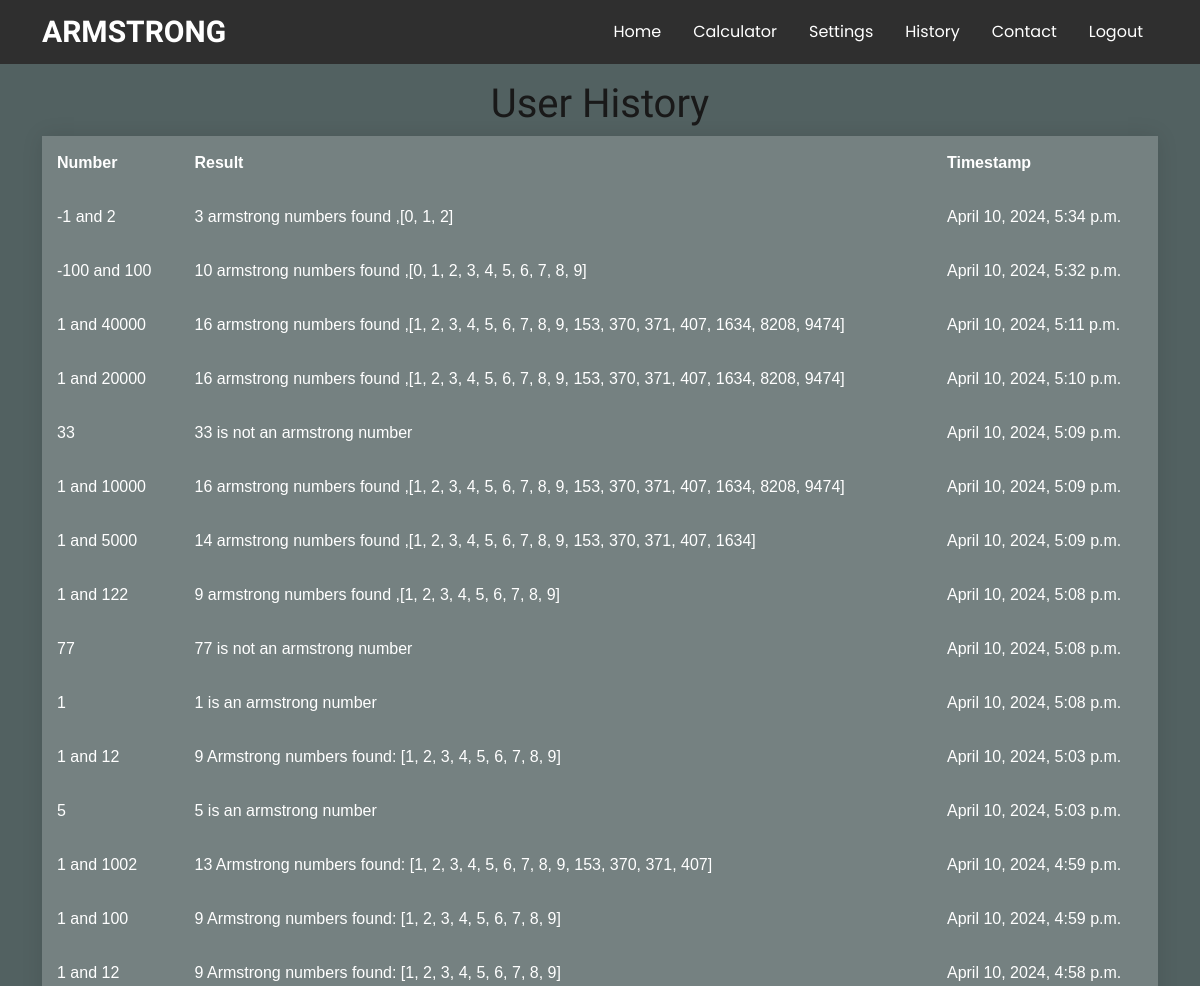
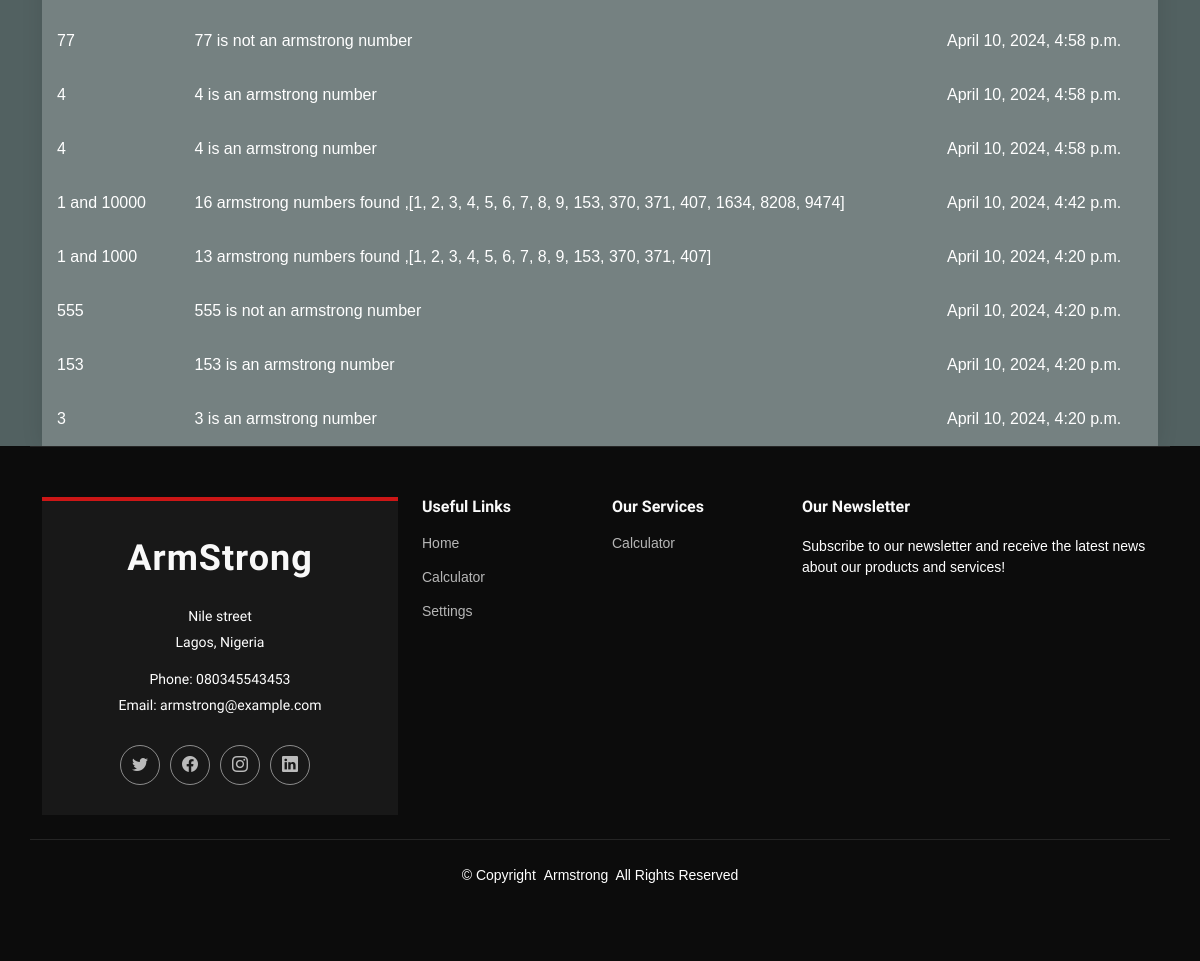
Page /history/ (signed in) on the committed database (2 pictures, top to bottom).
### armstrong/models.py (models this page shows, shortened)
class History(models.Model):
    user = models.ForeignKey(User, on_delete=models.CASCADE)
    number = models.IntegerField(null=True)
    from_number = models.IntegerField(null=True)
    to_number = models.IntegerField(null=True)
    result = models.CharField(max_length=200,null=True)
    timestamp = models.DateTimeField(default=datetime.now, blank = True)

### armstrong/decorators.py (the view)
    def wrapper_func(request, *args, **kwargs):
        if not request.user.is_authenticated:
            return redirect('/')
        else:
            return view_func(request, *args, **kwargs)

### armstrong/views.py (called while the page is built)
@authenticated_user
def user_history(request):
    user_history = History.objects.filter(user=request.user).order_by('-timestamp')
    return render(request, 'history.html', {'user_history': user_history})

### template/history.html (shortened to what this page needs)
{% extends 'index.html' %}
{% block content %}
<body>
    <h1> _</h1>
    <h1>User History</h1>
    <div class="container">
        {% if user_history %}
            <table>
                <thead>
                    <tr>
                        <th>Number</th>
                        <th>Result</th>
                        <th>Timestamp</th>
                    </tr>
                </thead>
                <tbody>
                    {% for entry in user_history %}
                    <tr>
                        <td>
                            {% if entry.number %}
                                {{ entry.number }}
                            {% else %}
                                {{ entry.from_number }} and {{ entry.to_number }}
                            {% endif %}
                        </td>
                        <td>{{ entry.result }}</td>
                        <td>{{ entry.timestamp }}</td>
                    </tr>
                    {% endfor %}
                </tbody>
            </table>
        {% else %}
            <h2>No history found.</h2>
        {% endif %}
    </div>
</body>
{% endblock %}

### template/index.html (shortened to what this page needs)
{% load static %}
<!DOCTYPE html>
<html lang="en">
<head>
  <link href="{% static 'assets/vendor/bootstrap/css/bootstrap.min.css' %}" rel="stylesheet">
  <link href="{% static 'assets/vendor/bootstrap-icons/bootstrap-icons.css' %}" rel="stylesheet">
  <link href="{% static 'assets/vendor/aos/aos.css' %}" rel="stylesheet">
  <link href="{% static 'assets/vendor/swiper/swiper-bundle.min.css' %}" rel="stylesheet">
  <link href="{% static 'assets/vendor/glightbox/css/glightbox.min.css' %}" rel="stylesheet">
  <link href="{% static 'assets/css/main.css' %}" rel="stylesheet">
</head>
<body>
  {%include 'navbar.html' %}
  {% block content %}{% endblock %}
  <footer id="footer" class="footer position-relative">
    <div class="container footer-top">
      <div class="row gy-4">
        <div class="col-lg-4 col-md-6">
          <div class="footer-about">
            <a href="/" class="logo">ArmStrong</a>
            <div class="footer-contact pt-3">
              <p>Nile street</p>
              <p>Lagos, Nigeria</p>
              <p class="mt-3"><strong>Phone:</strong> <span>080345543453</span></p>
              <p><strong>Email:</strong> <span>armstrong@example.com</span></p>
            </div>
            <div class="social-links d-flex mt-4">
              <a href="https://twitter.com/"><i class="bi bi-twitter"></i></a>
              <a href="https://facebook.com/"><i class="bi bi-facebook"></i></a>
              <a href="https://instagram.com/"><i class="bi bi-instagram"></i></a>
              <a href="https://linkedin.com/"><i class="bi bi-linkedin"></i></a>
            </div>
          </div>
        </div>
        <div class="col-lg-2 col-md-3 footer-links">
          <h4>Useful Links</h4>
          <ul>
            <li><a href="/">Home</a></li>
            <li><a href="/#about">Calculator</a></li>
            <li><a href="settings">Settings</a></li>
          </ul>
        </div>
        <div class="col-lg-2 col-md-3 footer-links">
          <h4>Our Services</h4>
          <ul>
            <li><a href="/#about">Calculator</a></li>
          </ul>
        </div>
        <div class="col-lg-4 col-md-12 footer-newsletter">
          <h4>Our Newsletter</h4>
          <p>Subscribe to our newsletter and receive the latest news about our products and services!</p>
        </div>
      </div>
    </div>
    <div class="container copyright text-center mt-4">
      <p>© <span>Copyright</span> <strong class="px-1">Armstrong</strong> <span>All Rights Reserved</span></p>
    </div>
  </footer>
</body>
</html>

### template/navbar.html (shortened to what this page needs)
<header id="header" class="header fixed-top">
    <div class="branding">
      <di class="container position-relative d-flex align-items-center justify-content-between">
        <a href="/" class="logo d-flex align-items-center">
          <h1 class="">Armstrong</h1>
        </a>
        <nav id="navmenu" class="navmenu">
          <ul>
            <li><a href="/#hero" class="">Home</a></li>
            <li><a href="/#about">Calculator</a></li>
            {% if user.is_authenticated %}
            <li><a href="/settings">Settings</a></li>
            {% endif %}
            {% if user.is_authenticated %}
            <li><a href="/history">History</a></li>
            {% endif %}
            <li><a href="/#contact">Contact</a></li>
            {% if user.is_authenticated %}
            <li><a href="/logout">Logout</a></li>
            {% else %}
            <li><a href="/login">Login</a></li>
            {% endif %}
          </ul>
        </nav>
      </di>
    </div>
  </header>

### static/assets/css/main.css (style rules this page uses)
:root { --default-font: "Open Sans", system-ui, -apple-system, "Segoe UI", Roboto, "Helvetica Neue", Arial, "Noto Sans", "Liberation Sans", sans-serif, "Apple Color Emoji", "Segoe UI Emoji", "Segoe UI Symbol", "Noto Color Emoji"; --heading-font: "Raleway", sans-serif; --nav-font: "Poppins", sans-serif; }
:root { --background-color: #ffffff; --background-color-rgb: 255, 255, 255; --default-color: #444444; --default-color-rgb: 68, 68, 68; --heading-color: #191919; --heading-color-rgb: 25, 25, 25; --accent-color: #cc1616; --accent-color-rgb: 204, 22, 22; --contrast-color: #ffffff; --contrast-color-rgb: 255, 255, 255; }
:root { --nav-color: #ffffff; --nav-hover-color: #cc1616; --nav-dropdown-color: #212529; --nav-dropdown-hover-color: #cc1616; --nav-dropdown-background-color: #ffffff; }
:root { scroll-behavior: smooth; }
body { color: var(--default-color); background-color: var(--background-color); font-family: var(--default-font); }
a { color: var(--accent-color); text-decoration: none; transition: 0.3s; }
h1, h2, h3, h4, h5, h6 { color: var(--heading-color); font-family: var(--heading-font); }
.header { --background-color: #242424; --default-color: #ffffff; --default-color-rgb: 255, 255, 255; --heading-color: #ffffff; --heading-color: #ffffff; --heading-color-rgb: 255, 255, 255; --contrast-color: #ffffff; color: var(--default-color); transition: all 0.5s; z-index: 997; background-color: var(--background-color); }
.header .branding { background-color: rgba(var(--default-color-rgb), 0.05); }
.header .logo { line-height: 1; }
.header .logo h1 { font-size: 30px; margin: 0; font-weight: 700; text-transform: uppercase; color: var(--heading-color); }
@media (min-width: 1200px) { .navmenu { padding: 0; } }
@media (min-width: 1200px) { .navmenu ul { margin: 0; padding: 0; display: flex; list-style: none; align-items: center; } }
@media (min-width: 1200px) { .navmenu li { position: relative; } }
@media (min-width: 1200px) { .navmenu a, .navmenu a:focus { color: var(--nav-color); padding: 20px 15px; margin-left: 2px; font-size: 16px; font-family: var(--nav-font); font-weight: 400; display: flex; align-items: center; justify-content: space-between; white-space: nowrap; transition: 0.3s; } }
.footer { --background-color: #0c0c0c; --default-color: #ffffff; --default-color-rgb: 255, 255, 255; --heading-color: #f9f9f9; --heading-color: #f9f9f9; --heading-color-rgb: 249, 249, 249; color: var(--default-color); background-color: var(--background-color); font-size: 14px; padding-bottom: 50px; position: relative; }
.footer .footer-top { padding-top: 50px; border-top: 1px solid rgba(var(--default-color-rgb), 0.1); }
.footer .footer-about { display: flex; flex-direction: column; justify-content: center; align-items: center; background-color: rgba(var(--default-color-rgb), 0.05); border-top: 4px solid var(--accent-color); padding: 30px 20px; }
.footer .footer-about .logo { margin-bottom: 5px; letter-spacing: 1px; font-family: var(--heading-font); color: var(--heading-color); font-size: 36px; padding: 0; font-weight: 700; }
.footer .footer-about p { font-size: 14px; text-align: center; font-family: var(--heading-font); }
.footer .social-links a { display: flex; align-items: center; justify-content: center; width: 40px; height: 40px; border-radius: 50%; border: 1px solid rgba(var(--default-color-rgb), 0.5); font-size: 16px; color: rgba(var(--default-color-rgb), 0.7); margin-right: 10px; transition: 0.3s; }
.footer h4 { font-size: 16px; font-weight: bold; position: relative; padding-bottom: 12px; }
.footer .footer-links { margin-bottom: 30px; }
.footer .footer-links ul { list-style: none; padding: 0; margin: 0; }
.footer .footer-links ul li { padding: 10px 0; display: flex; align-items: center; }
.footer .footer-links ul li:first-child { padding-top: 0; }
.footer .footer-links ul a { color: rgba(var(--default-color-rgb), 0.7); display: inline-block; line-height: 1; }
.footer .footer-contact p { margin-bottom: 5px; }
.footer .copyright { padding-top: 25px; padding-bottom: 25px; border-top: 1px solid rgba(var(--default-color-rgb), 0.1); }
.footer .copyright p { margin-bottom: 0; }

### rows in the picture
History: from_number "-1", to_number "2", result "3 armstrong numbers found ,[0, 1, 2]", timestamp "April 10, 2024, 5:34 p.m."
History: from_number "-100", to_number "100", result "10 armstrong numbers found ,[0, 1, 2, 3, 4, 5, 6, 7, 8, 9]", timestamp "April 10, 2024, 5:32 p.m."
History: from_number "1", to_number "40000", result "16 armstrong numbers found ,[1, 2, 3, 4, 5, 6, 7, 8, 9, 153, 370, 371, 407, 1634, 8208, 9474]", timestamp "April 10, 2024, 5:11 p.m."
History: from_number "1", to_number "20000", result "16 armstrong numbers found ,[1, 2, 3, 4, 5, 6, 7, 8, 9, 153, 370, 371, 407, 1634, 8208, 9474]", timestamp "April 10, 2024, 5:10 p.m."
History: number "33", result "33 is not an armstrong number", timestamp "April 10, 2024, 5:09 p.m."
History: from_number "1", to_number "10000", result "16 armstrong numbers found ,[1, 2, 3, 4, 5, 6, 7, 8, 9, 153, 370, 371, 407, 1634, 8208, 9474]", timestamp "April 10, 2024, 5:09 p.m."
History: from_number "1", to_number "5000", result "14 armstrong numbers found ,[1, 2, 3, 4, 5, 6, 7, 8, 9, 153, 370, 371, 407, 1634]", timestamp "April 10, 2024, 5:09 p.m."
History: from_number "1", to_number "122", result "9 armstrong numbers found ,[1, 2, 3, 4, 5, 6, 7, 8, 9]", timestamp "April 10, 2024, 5:08 p.m."
History: number "77", result "77 is not an armstrong number", timestamp "April 10, 2024, 5:08 p.m."
History: number "1", result "1 is an armstrong number", timestamp "April 10, 2024, 5:08 p.m."
History: from_number "1", to_number "12", result "9 Armstrong numbers found: [1, 2, 3, 4, 5, 6, 7, 8, 9]", timestamp "April 10, 2024, 5:03 p.m."
History: number "5", result "5 is an armstrong number", timestamp "April 10, 2024, 5:03 p.m."
History: from_number "1", to_number "1002", result "13 Armstrong numbers found: [1, 2, 3, 4, 5, 6, 7, 8, 9, 153, 370, 371, 407]", timestamp "April 10, 2024, 4:59 p.m."
History: from_number "1", to_number "100", result "9 Armstrong numbers found: [1, 2, 3, 4, 5, 6, 7, 8, 9]", timestamp "April 10, 2024, 4:59 p.m."
History: from_number "1", to_number "12", result "9 Armstrong numbers found: [1, 2, 3, 4, 5, 6, 7, 8, 9]", timestamp "April 10, 2024, 4:58 p.m."
History: number "77", result "77 is not an armstrong number", timestamp "April 10, 2024, 4:58 p.m."
History: number "4", result "4 is an armstrong number", timestamp "April 10, 2024, 4:58 p.m."
History: number "4", result "4 is an armstrong number", timestamp "April 10, 2024, 4:58 p.m."
History: from_number "1", to_number "10000", result "16 armstrong numbers found ,[1, 2, 3, 4, 5, 6, 7, 8, 9, 153, 370, 371, 407, 1634, 8208, 9474]", timestamp "April 10, 2024, 4:42 p.m."
History: from_number "1", to_number "1000", result "13 armstrong numbers found ,[1, 2, 3, 4, 5, 6, 7, 8, 9, 153, 370, 371, 407]", timestamp "April 10, 2024, 4:20 p.m."
History: number "555", result "555 is not an armstrong number", timestamp "April 10, 2024, 4:20 p.m."
History: number "153", result "153 is an armstrong number", timestamp "April 10, 2024, 4:20 p.m."
History: number "3", result "3 is an armstrong number", timestamp "April 10, 2024, 4:20 p.m."
